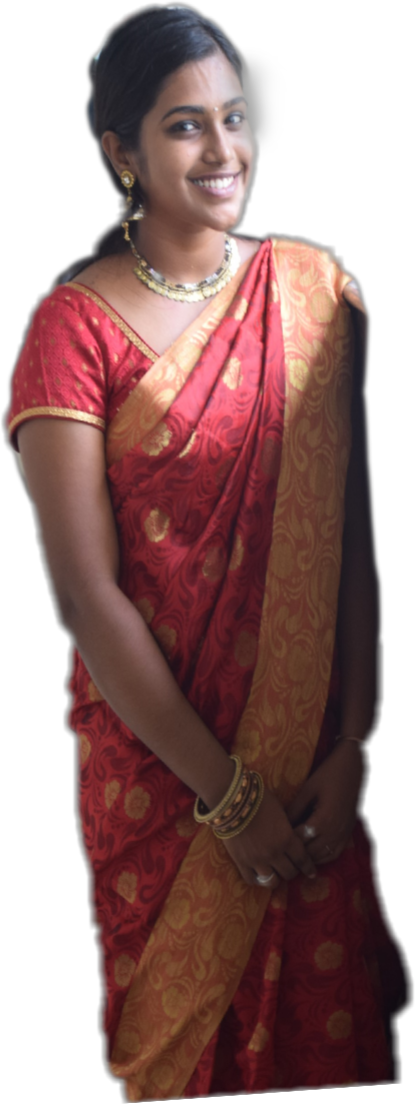
#> input picture web/Pictures/doctor.png, 415 x 1104 px
$ python his.py
#> lines starting #> are read from the running program, lines starting #| are printed output that depends on the picture
from PIL import Image

import matplotlib.pyplot as plt


def getRed(redVal):

    return '#%02x%02x%02x' % (redVal, 0, 0)


def getGreen(greenVal):

    return '#%02x%02x%02x' % (0, greenVal, 0)


def getBlue(blueVal):

    return '#%02x%02x%02x' % (0, 0, blueVal)


# Create an Image with specific RGB value

image = Image.open("./doctor.png")
#> image is the input picture: PIL image 415x1104 RGBA; mean R, G, B, A 70.1, 40.7, 39.3, 165


# Modify the color of two pixels

image.putpixel((0,1), (1,1,5))

image.putpixel((0,2), (2,1,5))


# Display the image

image.show()


# Get the color histogram of the image

histogram = image.histogram()
#> histogram = 1024 values, max 265658 at index 1023, min 8 at index 767, mean 1789.7


# Take only the Red counts

l1 = histogram[0:256]
#> l1 = 256 values, max 145107 at index 0, min 319 at index 206, mean 1789.7


# Take only the Blue counts

l2 = histogram[256:512]
#> l2 = 256 values, max 145423 at index 0, min 24 at index 255, mean 1789.7


# Take only the Green counts

l3 = histogram[512:768]
#> l3 = 256 values, max 145206 at index 0, min 8 at index 255, mean 1789.7


plt.figure(0)


# R histogram

for i in range(0, 256):

    plt.bar(i, l1[i], color = getRed(i), edgecolor=getRed(i), alpha=0.3)


# G histogram

plt.figure(1)

for i in range(0, 256):

    plt.bar(i, l2[i], color = getGreen(i), edgecolor=getGreen(i),alpha=0.3)


# B histogram

plt.figure(2)

for i in range(0, 256):

    plt.bar(i, l3[i], color = getBlue(i), edgecolor=getBlue(i),alpha=0.3)


plt.show()
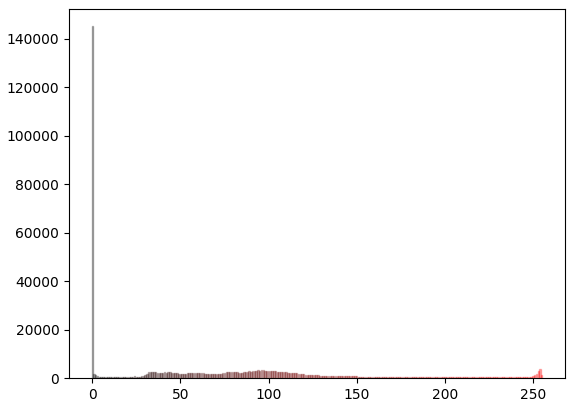
#> figure drawn by matplotlib, 1 panel

$ run again, with web/Pictures/Comp 2_00001.png copied over web/Pictures/doctor.png
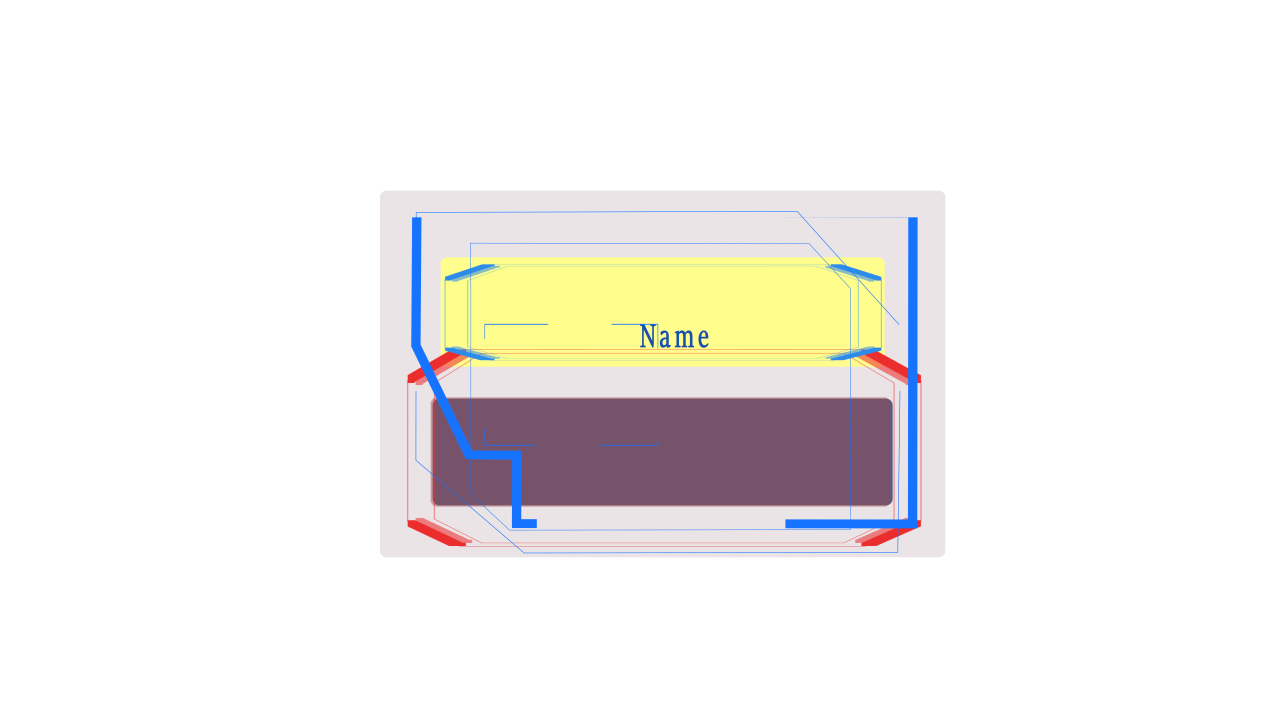
#> input picture web/Pictures/Comp 2_00001.png, 3840 x 2160 px (shown at 1/3 size)
#> image is the input picture: PIL image 3840x2160 RGB; mean R, G, B 242.9, 240.7, 238.1
#> histogram = 768 values, max 6818341 at index 255, min 0 at index 0, mean 32400
#> l1 = 256 values, max 6818341 at index 255, min 0 at index 0, mean 32400
#> l2 = 256 values, max 6428974 at index 255, min 0 at index 0, mean 32400
#> l3 = 256 values, max 6492934 at index 255, min 0 at index 0, mean 32400
#> `plt.show()`:
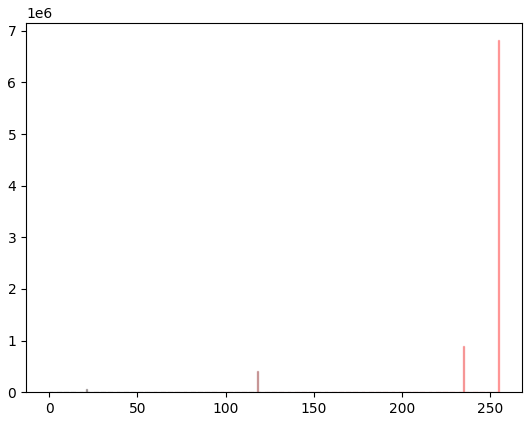
#> figure drawn by matplotlib, 1 panel
